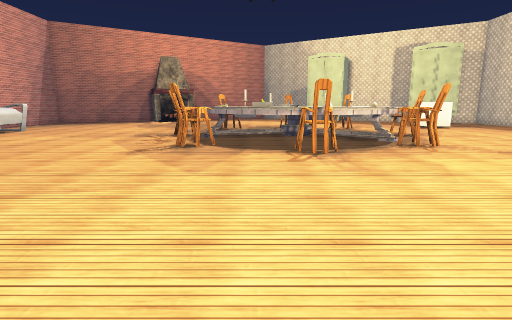
View 1 (above)

23 first-person views from a walk through a scene from a Unity 3-D project. The camera is 1.4 m above the floor, tilts 10° down and sees 80° across. The floor is counted in squares, 1 m on a side. Each view is taken from the middle of a square. On the plan, view 1 faces up. The plan holds only what a view shows up to about 14 squares ahead; the rest is blank. The player character is not drawn. Some animated figures are not drawn. Some surface patterns are stand-ins.

View 2
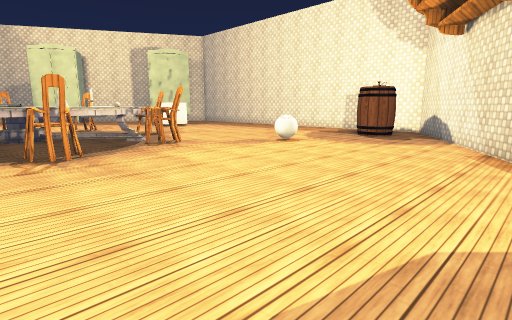

View 3
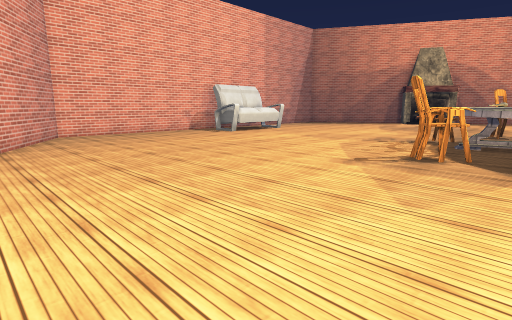

View 4
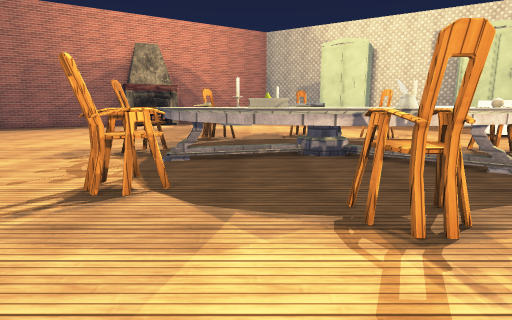

View 5
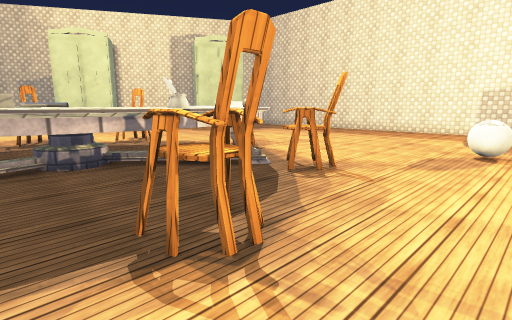

View 6
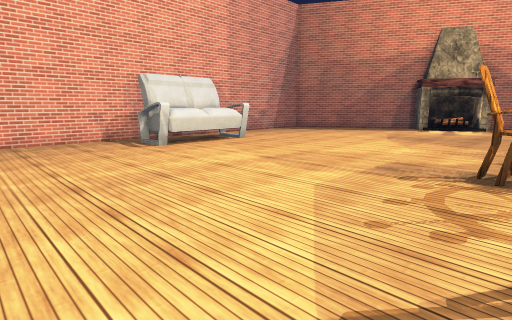

View 7
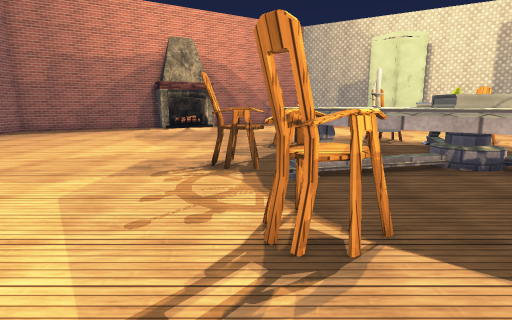

View 8
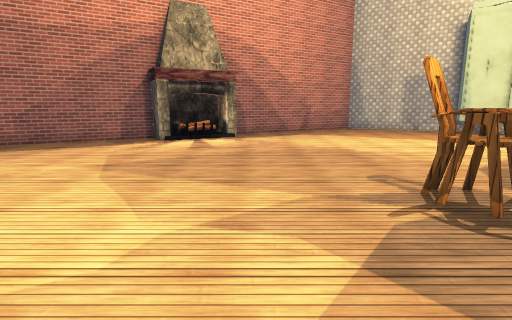

View 9
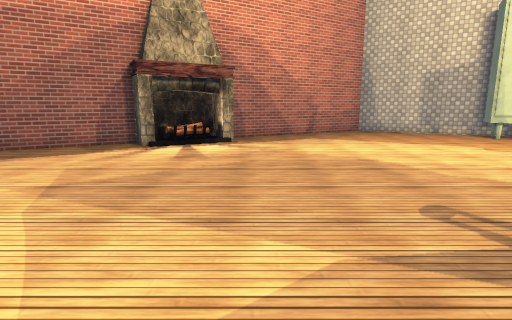

View 10
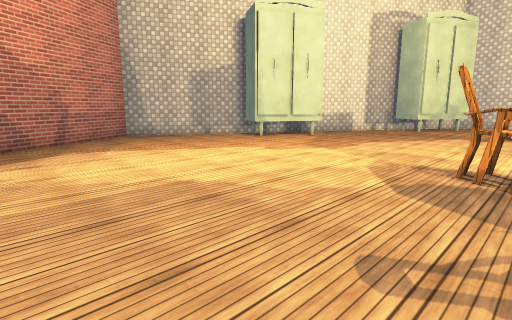

View 11
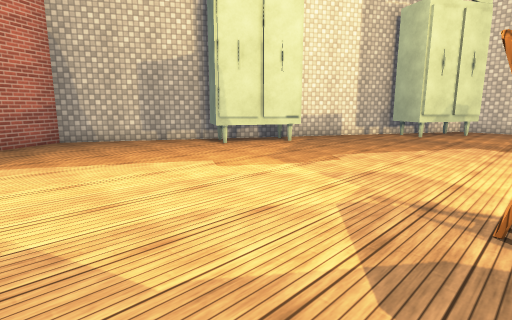

View 12
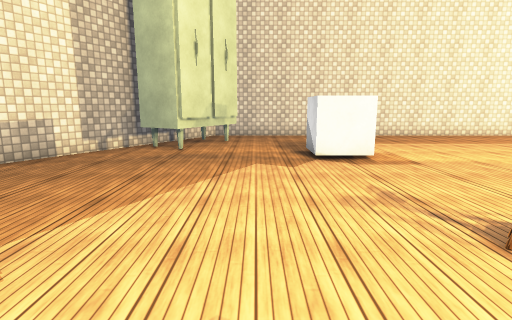

View 13
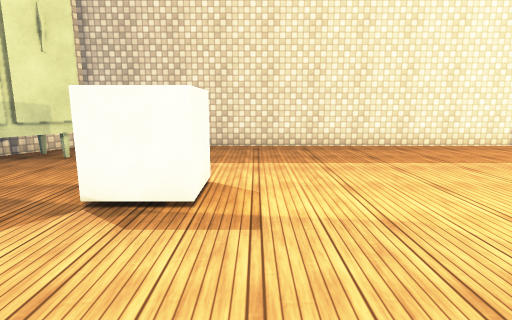

View 14
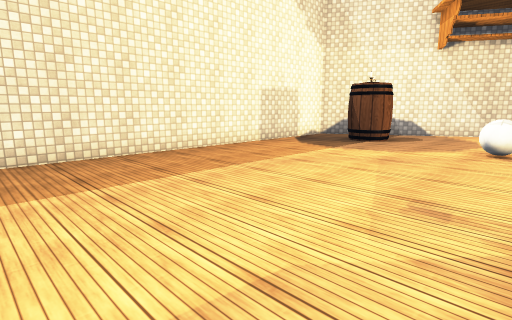

View 15
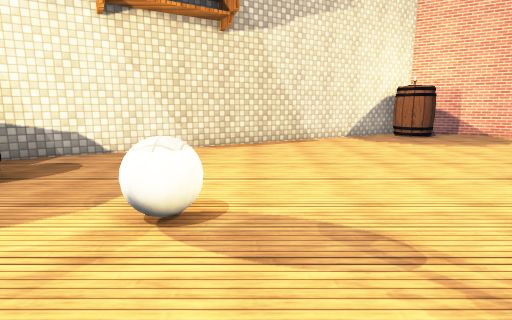

View 16
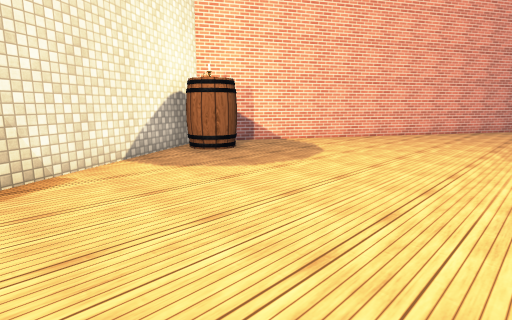

View 17
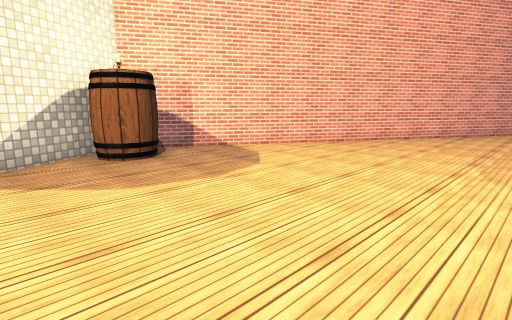

View 18
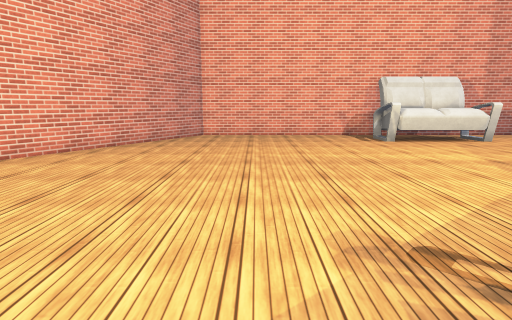

View 19
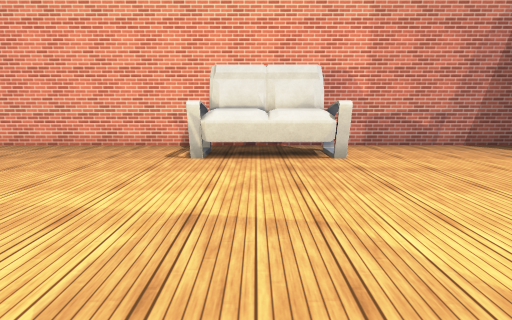

View 20
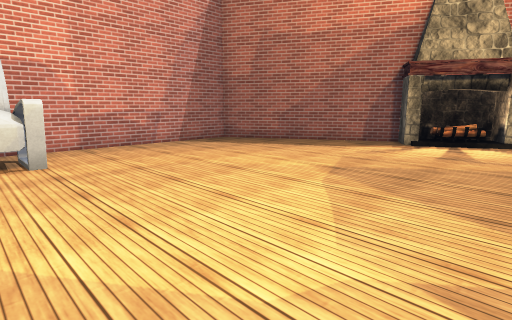

View 21
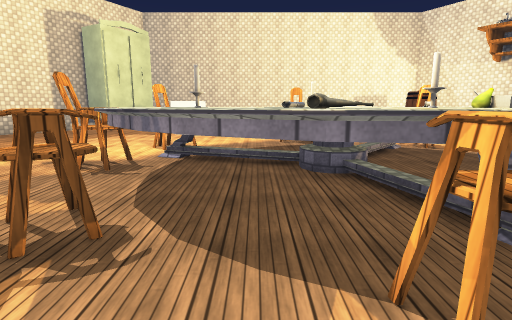

View 22
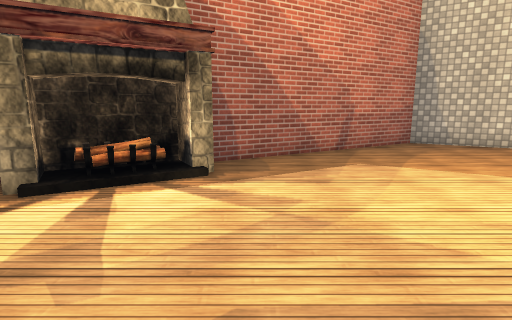

View 23
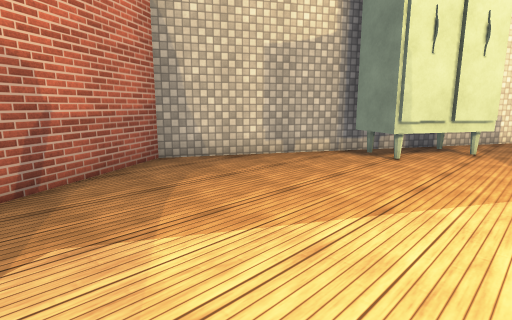

### Floor plan
Key: @ floor where view 1 was taken; # wall or solid block; . floor; / step, stairs or slope; ^ raised ledge; C candle; H chair; B ball; A barrel; P pipe; U cube; L closet; F fireplace; O other object.
Columns run from 16 left of view 1 to 18 right of it. Each row starts with its distance up from view 1.
 35                 ###
 34               ###.###
 33              ##.....##
 32            ###.......###
 31          ###..........L###
 30        ###F..........LL L###
 29       ##FFF...........LLL..##
 28     ###F/...............L...###
 27   ###........................L###
 26 ###..........................L L##
 25 #............................LL L.
 24 #..............................L .
 23 #.................................
 22 #.................................
 21 #.................HH.......UU.....#
 20 #.............HH.^HH.HH....UU.....#
 19 #.............HH^ ^^^H............#
 18 #.............^^ C^^  ^...........#
 17 #OOO..........^^  ^^  ^...........#
 16  OOO........HHP^ ^O    HH.........#
 15  OOO........HH^^^^^^^O HH.........#
 14 #OOO..........^C^ ^^OO ...........#
 13 #.OO..........^^OO^^^O^...........#
 12 #.............H^O^^^O^H...........#
 11 #............HH.^^^O^.HH..........#
 10 #.................H...............#
  9 #.................H...............#
  8 #.........................B.......#
  7 #.............................AA..
  6 #.............................A
  5 ##..............................
  4  ###...........................##
  3    ##........................###
  2     ###.....................##
  1       ###.................###
  0         ###.....@.......###
 -1           ##..........###
 -2            ###...AA..##
 -3              ###.AA###
 -4                #####

Where each view was taken, in squares from view 1:
view 1: 0 up, 0 right, facing up
view 2: 0 up, 0 right, facing up-right
view 3: 2 up, 0 right, facing up-left
view 4: 6 up, 0 right, facing up
view 5: 7 up, 0 right, facing up-right
view 6: 8 up, 3 left, facing up-left
view 7: 8 up, 3 left, facing up
view 8: 15 up, 5 left, facing up
view 9: 17 up, 5 left, facing up
view 10: 20 up, 5 left, facing up-right
view 11: 21 up, 2 left, facing up-right
view 12: 23 up, 3 right, facing right
view 13: 19 up, 7 right, facing right
view 14: 19 up, 9 right, facing down-right
view 15: 12 up, 9 right, facing down
view 16: 6 up, 8 right, facing down-left
view 17: 6 up, 5 right, facing down-left
view 18: 8 up, 1 left, facing left
view 19: 15 up, 5 left, facing left
view 20: 16 up, 5 left, facing up-left
view 21: 17 up, 5 left, facing right
view 22: 23 up, 5 left, facing up
view 23: 27 up, 3 left, facing up-right
